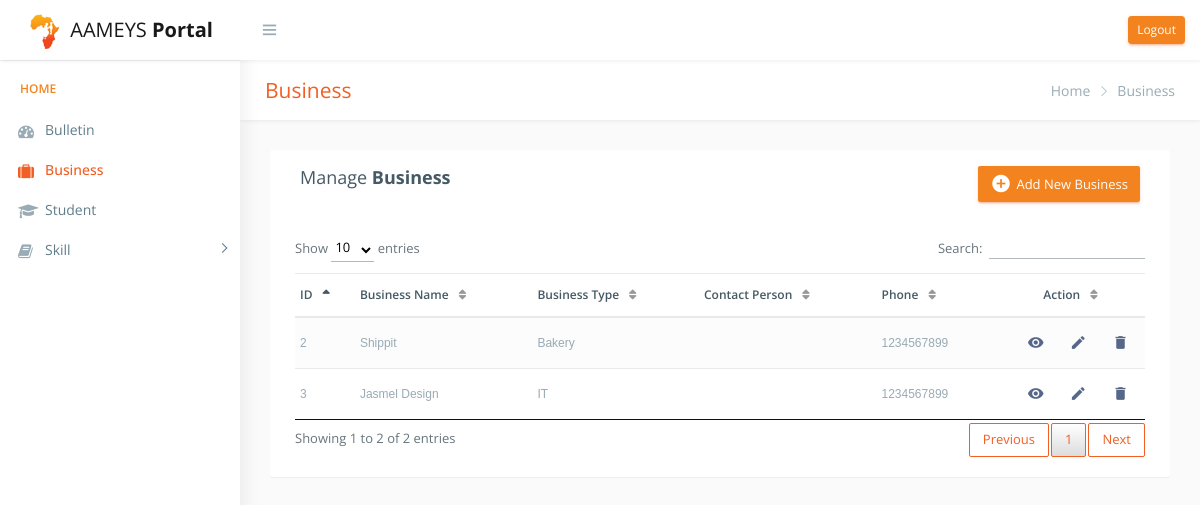
The app's page /business.php (signed in), older data.
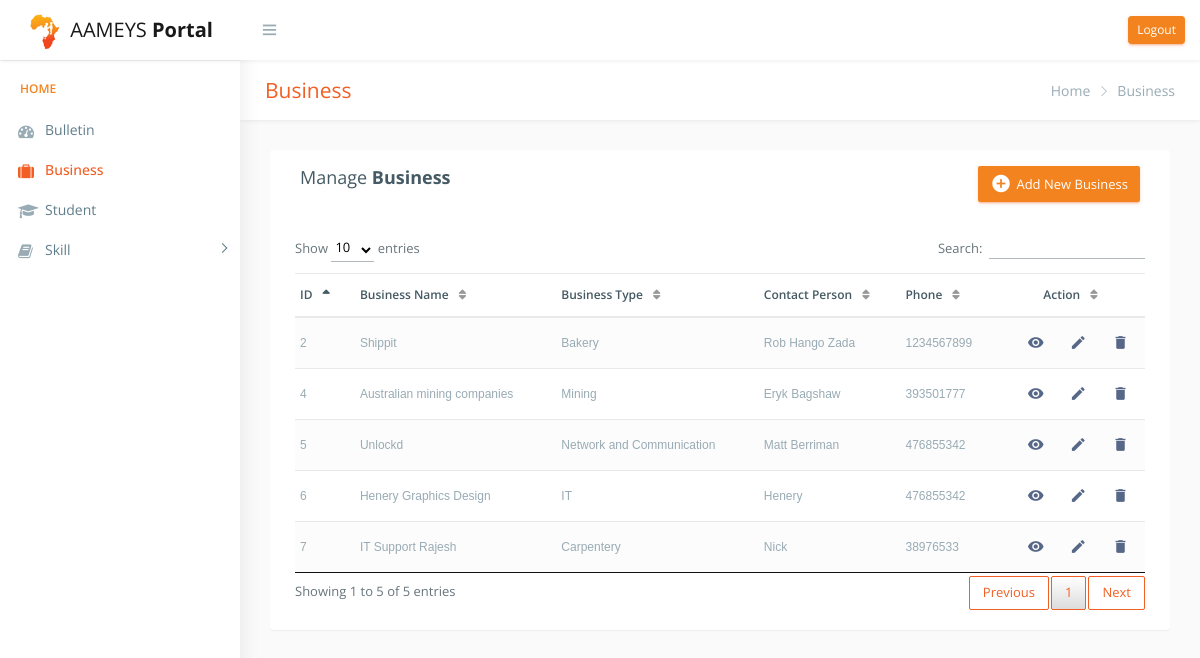
The same page, newer data.
### tables this page shows
CREATE TABLE `business` (
  `busId` int(11) NOT NULL,
  `UId` int(11) NOT NULL,
  `busName` varchar(60) NOT NULL,
  `busAddress` varchar(120) NOT NULL,
  `busType` varchar(80) NOT NULL,
  `busABN` varchar(60) DEFAULT NULL,
  `busEmail` varchar(80) DEFAULT NULL,
  `busContact` int(11) DEFAULT NULL,
  `busContactPerson` varchar(90) DEFAULT NULL,
  `busContactPersonRole` varchar(30) DEFAULT NULL,
  `busWebsite` varchar(90) DEFAULT NULL,
  `busSize` varchar(90) DEFAULT NULL
);

### business.php (the view, shortened to what this page needs)
<!DOCTYPE html>
<?php include "include/db_config.php";
?>
<html lang="en">
<head>
    <link href="css/lib/bootstrap/bootstrap.css" rel="stylesheet">
    <link rel="stylesheet" type="text/css" href="DataTables-1.10.18/css/jquery.dataTables.css"/>
    <link href="css/helper.css" rel="stylesheet">
    <link href="css/style.css" rel="stylesheet">
</head>
<body class="fix-header fix-sidebar">
    <div id="main-wrapper">
        <div class="header" style="">
            <?php include "include/top_nav.php"; ?>
        </div>
        <div class="left-sidebar" style="overflow: visible;">
            <?php include "include/side_nav.php"; ?>
        </div>
        <div class="page-wrapper" style="min-height: 157px;">
            <div class="row page-titles">
                <div class="col-md-5 align-self-center">
                    <h3 class="text-primary">Business</h3> </div>
                <div class="col-md-7 align-self-center">
                    <ol class="breadcrumb">
                        <?php include "include/breadcrum.php"; ?>
                        <li class="breadcrumb-item active">Business</li>
                    </ol>
                </div>
            </div>
            <div class="container-fluid">
                <div class="table-wrapper">
                    <div class="table-title">
                        <div class="row">
                            <div class="col-sm-6">
                    <h4>Manage <b>Business</b></h4>
                  </div>
                  <div class="col-sm-6">
                  <a href="addbusiness.php" class="btn btn-success"><i class="material-icons"></i> <span>Add New Business</span></a>
                  </div>
                        </div>
                    </div>
                    <table id="example" class="table table-striped table-hover" style="width:100%">
                        <thead>
                            <tr>
                                <th>ID</th>
                                <th>Business Name</th>
                                <th>Business Type</th>
                                <th>Contact Person</th>
                                <th>Phone</th>
                                <th>Action</th>
                            </tr>
                        </thead>
                        <tbody>
                        <?php
                        if($_SESSION['userType']==0)
                            {
                              $query = "SELECT busId, busName, busType, busContactPerson, busContact FROM business";
                              $result = mysqli_query($conn,$query);
                            }
                          while($row = mysqli_fetch_assoc($result))
                          {
                        ?>
                            <tr>
                                <td><?php echo $row['busId'];?></td>
                                <td><?php echo $row['busName'];?></td>
                                <td><?php echo $row['busType'];?></td>
                                <td><?php echo $row['busContactPerson'];?></td>
                                <td><?php echo $row['busContact'];?></td>
                                <td>
                                  <a href="viewbusiness.php?id=<?php echo $row['busId'];?>" class="view"  data-toggle="tooltip" rel="tooltip" data-placement="top" title="View Business">
                                      <i class="material-icons"></i>
                                  </a>
                                  <a  href="editbusiness.php?id=<?php echo $row['busId'];?>" class="edit" data-toggle="tooltip" data-placement="top" title="Edit Business">
                                    <i class="material-icons"></i>
                                  </a>
                                  <a  href="deletebusiness.php?id=<?php echo $row['busId'];?>" class="delete" data-toggle="tooltip" data-placement="top" title="Delete Business">
                                    <i class="material-icons" ></i>
                                  </a>
                                </td>
                            </tr>
                          <?php
                          }
                          ?>
                        </tbody>
                    </table>
                </div>
      </div>
  </div>
        </div>
</body>
</html>

Row changes from the older to the newer data that the page shows:
removed business: busId "3", busName "Jasmel Design", busType "IT", busContact "1234567899"
changed business "Shippit": busContactPerson (not shown) → "Rob Hango Zada"
added business: busId "4", busName "Australian mining companies", busType "Mining", busContactPerson "Eryk Bagshaw", busContact "393501777"
added business: busId "5", busName "Unlockd", busType "Network and Communication", busContactPerson "Matt Berriman", busContact "476855342"
added business: busId "6", busName "Henery Graphics Design", busType "IT", busContactPerson "Henery", busContact "476855342"
added business: busId "7", busName "IT Support Rajesh", busType "Carpentery", busContactPerson "Nick", busContact "38976533"
Text that changed along with them:
text written by a page script: "Show entries Search: Showing 1 to 2 of 2 entries Previous 1 Next" → "Show entries Search: Showing 1 to 5 of 5 entries Previous 1 Next"
